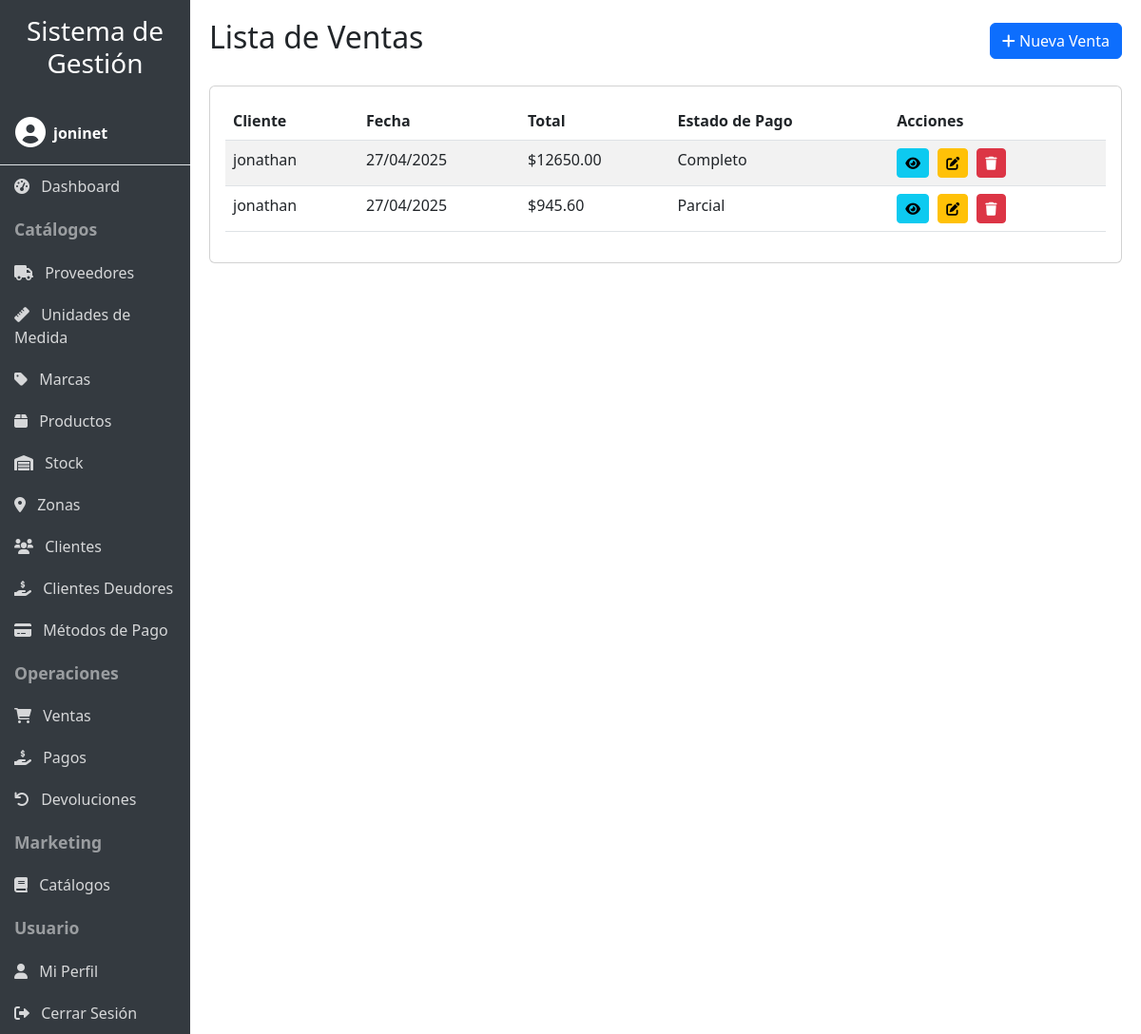
The page /ventas/ (signed in) on the database its author committed.
### productos/models.py (models this page shows, shortened)
class Venta(models.Model):
    cliente = models.ForeignKey(Cliente, on_delete=models.CASCADE)
    fecha = models.DateTimeField(auto_now_add=True)
    total = models.DecimalField(max_digits=10, decimal_places=2)
    estado_pago = models.ForeignKey(EstadoPago, on_delete=models.CASCADE)
    usuario = models.ForeignKey(User, on_delete=models.CASCADE, null=True, blank=True)
    monto_pagado = models.DecimalField(max_digits=10, decimal_places=2, default=0)
    saldo_pendiente = models.DecimalField(max_digits=10, decimal_places=2, default=0)

class Cliente(models.Model):
    nombre = models.CharField(max_length=100)
    direccion = models.CharField(max_length=100)
    telefono = models.CharField(max_length=20, blank=True, null=True)
    email = models.EmailField(max_length=100, blank=True, null=True)
    zona = models.ForeignKey(Zona, on_delete=models.SET_NULL, null=True, blank=True)
    usuario = models.ForeignKey(User, on_delete=models.CASCADE, null=True, blank=True)
    def __str__(self) -> str:
        return self.nombre

class EstadoPago(models.Model):
    estado = models.CharField(max_length=20)
    usuario = models.ForeignKey(User, on_delete=models.CASCADE, null=True, blank=True)
    class Meta:
        unique_together = ('estado', 'usuario')
    def __str__(self) -> str:
        return self.estado

### productos/user_views.py (the view)
# urls.py: path('ventas/', user_views.UserVentaListView.as_view(), name='venta_list'),
class UserVentaListView(UserDataMixin, VentaListView):
    pass

### productos/mixins.py (called while the page is built)
    def get_queryset(self):
        queryset = super().get_queryset()
        user = self.request.user
        if user.is_staff or user.is_superuser:
            return queryset
        if hasattr(queryset.model, 'usuario'):
            return queryset.filter(usuario=user)
        return queryset

### productos/templates/productos/venta_list.html (shortened to what this page needs)
{% extends 'productos/base.html' %}
{% load productos_filters %}
{% block header %}Lista de Ventas{% endblock %}
{% block header_buttons %}
<a href="{% url 'productos:venta_create' %}" class="btn btn-primary">
    <i class="fas fa-plus"></i> Nueva Venta
</a>
{% endblock %}
{% block content %}
<div class="card">
    <div class="card-body">
        <div class="table-responsive">
            <table class="table table-striped table-hover table-mobile-optimize">
                <thead>
                    <tr>
                        <th>Cliente</th>
                        <th>Fecha</th>
                        <th class="d-none d-md-table-cell">Total</th>
                        <th class="d-none d-md-table-cell">Estado de Pago</th>
                        <th>Acciones</th>
                    </tr>
                </thead>
                <tbody>
                    {% for venta in ventas %}
                    <tr>
                        <td>{{ venta.cliente }}</td>
                        <td>{{ venta.fecha|date:"d/m/Y" }}</td>
                        <td class="d-none d-md-table-cell">${{ venta.total }}</td>
                        <td class="d-none d-md-table-cell">{{ venta.estado_pago }}</td>
                        <td class="action-buttons">
                            <a href="{% url 'productos:venta_detail' venta.pk %}" class="btn btn-sm btn-info" title="Ver detalles">
                                <i class="fas fa-eye"></i>
                            </a>
                            <a href="{% url 'productos:venta_update' venta.pk %}" class="btn btn-sm btn-warning" title="Editar">
                                <i class="fas fa-edit"></i>
                            </a>
                            <a href="{% url 'productos:venta_delete' venta.pk %}" class="btn btn-sm btn-danger" title="Eliminar">
                                <i class="fas fa-trash"></i>
                            </a>
                        </td>
                    </tr>
                    {% empty %}
                    <tr>
                        <td colspan="5" class="text-center">No hay ventas registradas.</td>
                    </tr>
                    {% endfor %}
                </tbody>
            </table>
        </div>
    </div>
</div>
{% endblock %}

### productos/templates/productos/base.html (shortened to what this page needs)
<!DOCTYPE html>
<html lang="es">
<head>
    <link href="https://cdn.jsdelivr.net/npm/bootstrap@5.3.0/dist/css/bootstrap.min.css" rel="stylesheet">
    <link rel="stylesheet" href="https://cdnjs.cloudflare.com/ajax/libs/font-awesome/6.0.0/css/all.min.css">
    {% load static %}
    <link rel="stylesheet" href="{% static 'productos/css/responsive.css' %}">
</head>
<body>
    <div class="container-fluid">
        <div class="row">
            <div class="col-lg-2 sidebar p-0" id="sidebar">
                <div class="p-3 d-lg-block d-none">
                    <h3 class="text-center">Sistema de Gestión</h3>
                </div>
                {% if user.is_authenticated %}
                <div class="user-info p-3 border-bottom">
                    <div class="d-flex align-items-center">
                        <div class="me-2">
                            <i class="fas fa-user-circle fa-2x"></i>
                        </div>
                        <div>
                            <div class="fw-bold">{{ user.username }}</div>
                        </div>
                    </div>
                </div>
                {% endif %}
                {% if user.is_authenticated %}
                <a href="{% url 'productos:dashboard' %}" class="nav-link"><i class="fas fa-tachometer-alt me-2"></i> Dashboard</a>
                <div class="nav-header">Catálogos</div>
                <a href="{% url 'productos:proveedor_list' %}" class="nav-link"><i class="fas fa-truck me-2"></i> Proveedores</a>
                <a href="{% url 'productos:unidadmedida_list' %}" class="nav-link"><i class="fas fa-ruler me-2"></i> Unidades de Medida</a>
                <a href="{% url 'productos:marca_list' %}" class="nav-link"><i class="fas fa-tag me-2"></i> Marcas</a>
                <a href="{% url 'productos:producto_list' %}" class="nav-link"><i class="fas fa-box me-2"></i> Productos</a>
                <a href="{% url 'productos:stock_list' %}" class="nav-link"><i class="fas fa-warehouse me-2"></i> Stock</a>
                <a href="{% url 'productos:zona_list' %}" class="nav-link"><i class="fas fa-map-marker-alt me-2"></i> Zonas</a>
                <a href="{% url 'productos:cliente_list' %}" class="nav-link"><i class="fas fa-users me-2"></i> Clientes</a>
                <a href="{% url 'productos:clientes_deudores' %}" class="nav-link"><i class="fas fa-hand-holding-usd me-2"></i> Clientes Deudores</a>
                <a href="{% url 'productos:metodopago_list' %}" class="nav-link"><i class="fas fa-credit-card me-2"></i> Métodos de Pago</a>
                <div class="nav-header">Operaciones</div>
                <a href="{% url 'productos:venta_list' %}" class="nav-link"><i class="fas fa-shopping-cart me-2"></i> Ventas</a>
                <a href="{% url 'productos:pago_list' %}" class="nav-link"><i class="fas fa-hand-holding-usd me-2"></i> Pagos</a>
                <a href="{% url 'productos:devolucion_list' %}" class="nav-link"><i class="fas fa-undo me-2"></i> Devoluciones</a>
                <div class="nav-header">Marketing</div>
                <a href="{% url 'productos:catalogo_list' %}" class="nav-link"><i class="fas fa-book me-2"></i> Catálogos</a>
                <div class="nav-header">Usuario</div>
                <a href="{% url 'productos:profile' %}" class="nav-link"><i class="fas fa-user me-2"></i> Mi Perfil</a>
                <a href="{% url 'productos:logout' %}" class="nav-link"><i class="fas fa-sign-out-alt me-2"></i> Cerrar Sesión</a>
                {% else %}
                <div class="nav-header">Acceso</div>
                <a href="{% url 'productos:login' %}" class="nav-link"><i class="fas fa-sign-in-alt me-2"></i> Iniciar Sesión</a>
                <a href="{% url 'productos:register' %}" class="nav-link"><i class="fas fa-user-plus me-2"></i> Registrarse</a>
                {% endif %}
            </div>
            <div class="col-lg-10 content content-wrapper">
                <div class="d-flex justify-content-between align-items-center mb-4">
                    <h2>{% block header %}{% endblock %}</h2>
                    <div>
                        {% block header_buttons %}{% endblock %}
                    </div>
                </div>
                {% block content %}{% endblock %}
            </div>
        </div>
    </div>
</body>
</html>

### productos/static/productos/css/responsive.css (style rules this page uses)
body { font-size: 16px; }
.table-responsive { overflow-x: auto; -webkit-overflow-scrolling: touch; }

### productos/templates/productos/base.html (style rules this page uses)
body { overflow-x: hidden; }
.sidebar { min-height: 100vh; background-color: #343a40; color: white; transition: all 0.3s; }
.sidebar a { color: rgba(255, 255, 255, 0.8); text-decoration: none; display: block; padding: 10px 15px; }
.sidebar .nav-header { font-weight: bold; padding: 10px 15px; font-size: 1.1em; color: rgba(255, 255, 255, 0.5); }
.content { padding: 20px; }
.table-responsive { overflow-x: auto; }
.action-buttons a { margin-right: 5px; }

### rows shown on the page
Venta: cliente "jonathan", fecha "27/04/2025", total "12650.00", estado_pago "Completo"
Venta: cliente "jonathan", fecha "27/04/2025", total "945.60", estado_pago "Parcial"

### other values the page prints
{{ user.username }} "joninet"
